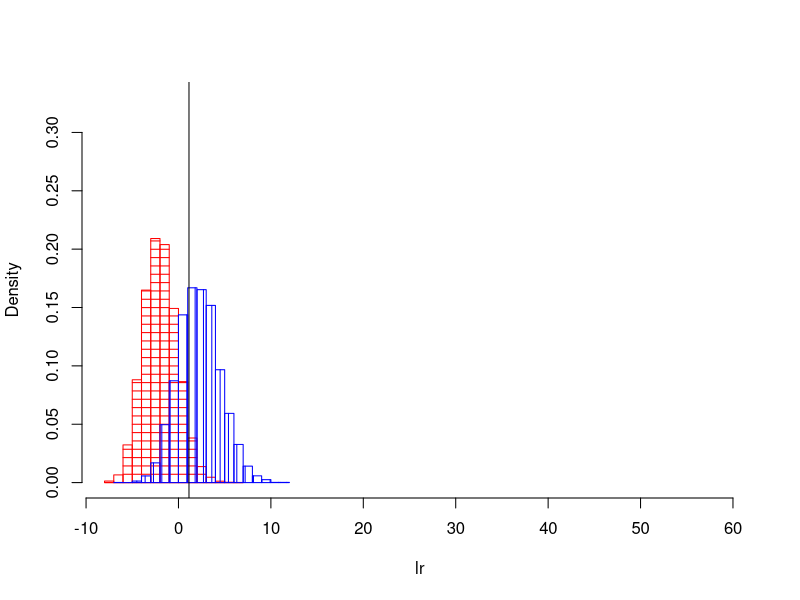
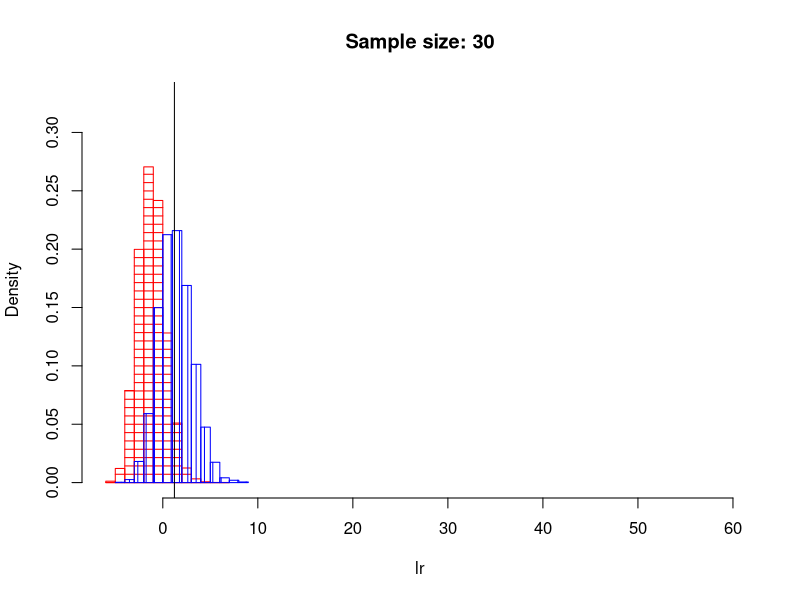
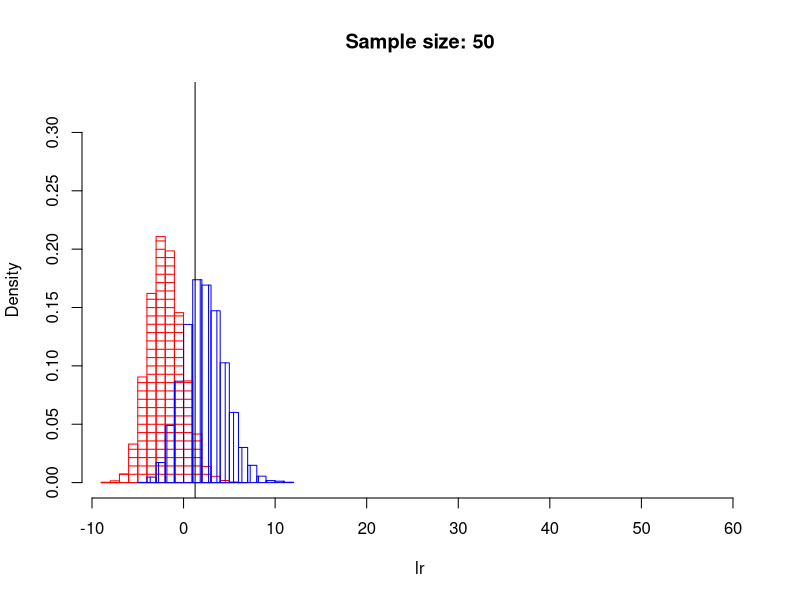
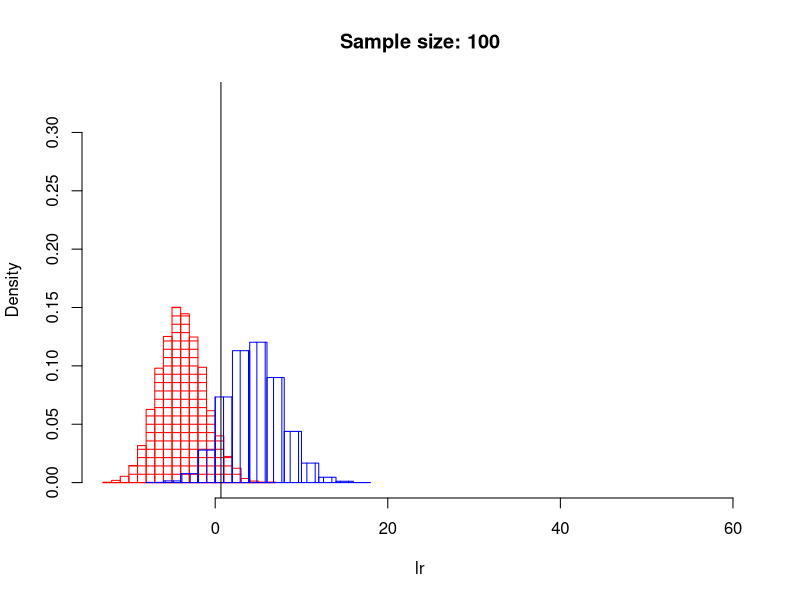
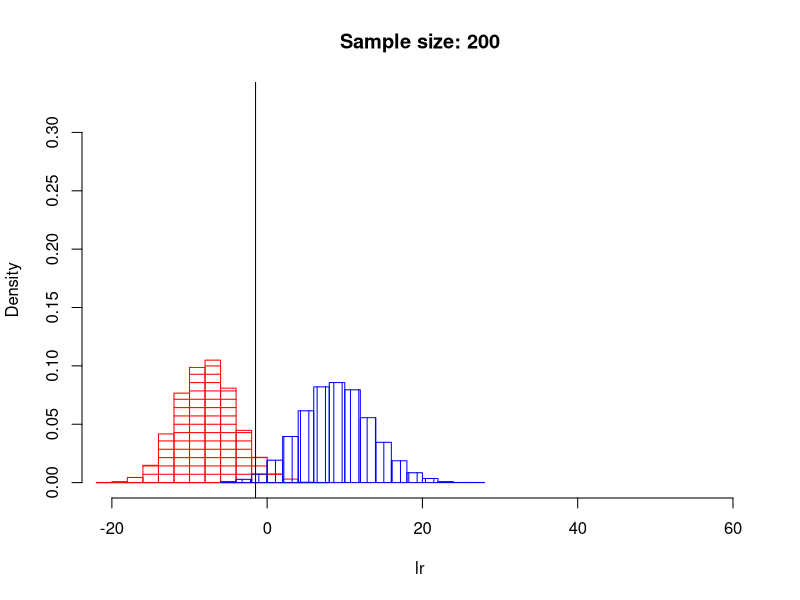

Generate these figures, in order, with R:
## ---- chunk 1
set.seed(5)

n <- 50

alpha_H0 <- 2
beta_H0 <- 5

alpha_H1 <- 2
beta_H1 <- 4 

f0 <- function(x){log(dbeta(x, alpha_H0, beta_H0))}
f1 <- function(x){log(dbeta(x, alpha_H1, beta_H1))}

lr <- function(x)sum(sapply(x,f1)-sapply(x,f0))

gen0 <- function(n)rbeta(n, alpha_H0, beta_H0)
gen1 <- function(n)rbeta(n, alpha_H1, beta_H1)

alpha <- 0.05

B<-10000
lr0<-replicate(B,lr(gen0(n)))

Ca<-quantile(lr0,1-alpha)
Ca
## ---- chunk 2
lr1<-replicate(B,lr(gen1(n)))
mean(lr1<Ca)

mi<-min(c(lr0,lr1))
mx<- 60
hist(lr0,breaks=15,probability=T,angle=0,density=12,xlim=c(mi,mx),ylim=c(0,0.33),col="red",xlab="lr",main=" ")
hist(lr1,probability=T,breaks=15,angle=90,density=12, xlim=c(mi,mx),col="blue",add=T)
abline(v=Ca)
## ---- chunk 3
set.seed(5)

alpha_H0 <- 2
beta_H0 <- 5

alpha_H1 <- 2
beta_H1 <- 4 

f0 <- function(x) log(dbeta(x, alpha_H0, beta_H0))
f1 <- function(x) log(dbeta(x, alpha_H1, beta_H1))

lr <- function(x) sum(sapply(x, f1) - sapply(x, f0))

gen0 <- function(n) rbeta(n, alpha_H0, beta_H0)
gen1 <- function(n) rbeta(n, alpha_H1, beta_H1)

alpha <- 0.05
B <- 10000

sample_sizes <- c(30, 50, 100, 200)

for (n in sample_sizes) {
  lr0 <- replicate(B, lr(gen0(n)))
  Ca <- quantile(lr0, 1 - alpha)
  lr1 <- replicate(B, lr(gen1(n)))
  p_value <- mean(lr1 < Ca)

  mi <- min(c(lr0, lr1))
  mx <- 60
  hist(lr0, breaks = 15, probability = TRUE, angle = 0, density = 12, xlim = c(mi, mx), ylim = c(0, 0.33), col = "red", xlab = "lr", main = paste("Sample size:", n))
  hist(lr1, probability = TRUE, breaks = 15, angle = 90, density = 12, xlim = c(mi, mx), col = "blue", add = TRUE)
  abline(v = Ca)

  cat("Sample size:", n, "Critical value:", Ca, "P-value:", p_value, "\n")
}
## ---- chunk 4
set.seed(5)


alpha_H0 <- 2
beta_H0 <- 5
alpha_H1 <- 2
beta_H1 <- 4
alpha_level <- 0.05
B <- 10000

generate_data <- function(a, b, n) {
  return(rbeta(n, a, b))
}

log_likelihood_ratio <- function(x, a_H0, b_H0, a_H1, b_H1) {
  return(sum(log(dbeta(x, a_H1, b_H1) / dbeta(x, a_H0, b_H0))))
}

estimate_errors <- function(n) {
  data_H0 <- replicate(B, generate_data(alpha_H0, beta_H0, n))
  lr_H0 <- apply(data_H0, 2, function(x) log_likelihood_ratio(x, alpha_H0, beta_H0, alpha_H1, beta_H1))
  Ca <- quantile(lr_H0, 1 - alpha_level)
  alpha_error <- mean(lr_H0 > Ca)
  data_H1 <- replicate(B, generate_data(alpha_H1, beta_H1, n))
  lr_H1 <- apply(data_H1, 2, function(x) log_likelihood_ratio(x, alpha_H0, beta_H0, alpha_H1, beta_H1))
  beta_error <- mean(lr_H1 < Ca)
  return(c(alpha_error, beta_error))
}

optimal_n <- NULL
for (n in seq(10, 150, by=10)) {
  errors <- estimate_errors(n)
  cat("n:", n, "Alpha error:", errors[1], "Beta error:", errors[2], "\n")
  if (errors[1] <= alpha_level && errors[2] <= alpha_level) {
    optimal_n <- n
    break
  }
}
optimal_n
